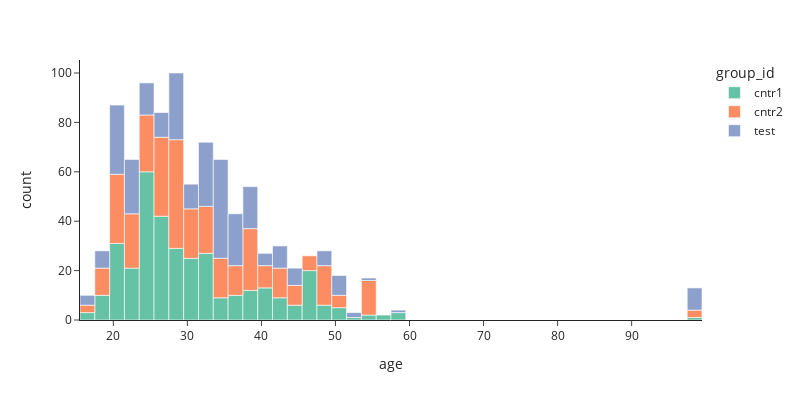

The cell this chart's notebook holds for it:
### Markdown cell above
#### 2. Возраст

### Code cell
#Чтобы не брать возраст пальцем в небо, воспользуемся квантилями, но сперва посмотрим на распределение. Почти красивое! 
px.histogram(paid_df, x = 'age', **plot_config)

### Figure 1 — Plotly figure (JSON) as saved in the notebook; plotly's stock layout.template omitted (floating-point values rounded to 4 significant figures; data arrays with more than 128 entries replaced by an {"elided": "..."} marker saying what was removed)
{"data": [{"alignmentgroup": "True", "bingroup": "x", "hovertemplate": "group_id=cntr1<br>age=%{x}<br>count=%{y}<extra></extra>", "legendgroup": "cntr1", "marker": {"color": "rgb(102,194,165)", "pattern": {"shape": ""}}, "name": "cntr1", "offsetgroup": "cntr1", "orientation": "v", "showlegend": true, "type": "histogram", "x": {"elided": "347 int values"}, "xaxis": "x", "yaxis": "y"}, {"alignmentgroup": "True", "bingroup": "x", "hovertemplate": "group_id=cntr2<br>age=%{x}<br>count=%{y}<extra></extra>", "legendgroup": "cntr2", "marker": {"color": "rgb(252,141,98)", "pattern": {"shape": ""}}, "name": "cntr2", "offsetgroup": "cntr2", "orientation": "v", "showlegend": true, "type": "histogram", "x": {"elided": "328 int values"}, "xaxis": "x", "yaxis": "y"}, {"alignmentgroup": "True", "bingroup": "x", "hovertemplate": "group_id=test<br>age=%{x}<br>count=%{y}<extra></extra>", "legendgroup": "test", "marker": {"color": "rgb(141,160,203)", "pattern": {"shape": ""}}, "name": "test", "offsetgroup": "test", "orientation": "v", "showlegend": true, "type": "histogram", "x": {"elided": "273 int values"}, "xaxis": "x", "yaxis": "y"}], "layout": {"barmode": "relative", "height": 400, "legend": {"title": {"text": "group_id"}, "tracegroupgap": 0}, "margin": {"t": 60}, "width": 800, "xaxis": {"anchor": "y", "domain": [0, 1], "title": {"text": "age"}}, "yaxis": {"anchor": "x", "domain": [0, 1], "title": {"text": "count"}}}}
